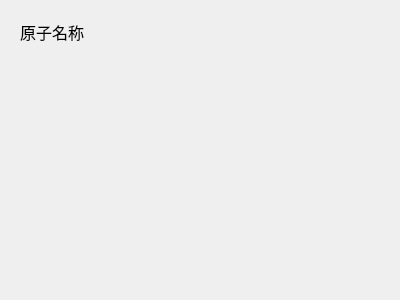
<?xml version="1.0" encoding="UTF-8"?>
<ui version="4.0">
 <class>Atom_Name</class>
 <widget class="QWidget" name="Atom_Name">
  <property name="geometry">
   <rect>
    <x>0</x>
    <y>0</y>
    <width>400</width>
    <height>300</height>
   </rect>
  </property>
  <property name="windowTitle">
   <string>Form</string>
  </property>
  <widget class="QLabel" name="label">
   <property name="geometry">
    <rect>
     <x>20</x>
     <y>20</y>
     <width>71</width>
     <height>21</height>
    </rect>
   </property>
   <property name="text">
    <string>&lt;html&gt;&lt;head/&gt;&lt;body&gt;&lt;p&gt;&lt;span style=&quot; font-size:12pt;&quot;&gt;原子名称&lt;/span&gt;&lt;/p&gt;&lt;/body&gt;&lt;/html&gt;</string>
   </property>
  </widget>
 </widget>
 <resources/>
 <connections/>
</ui>
